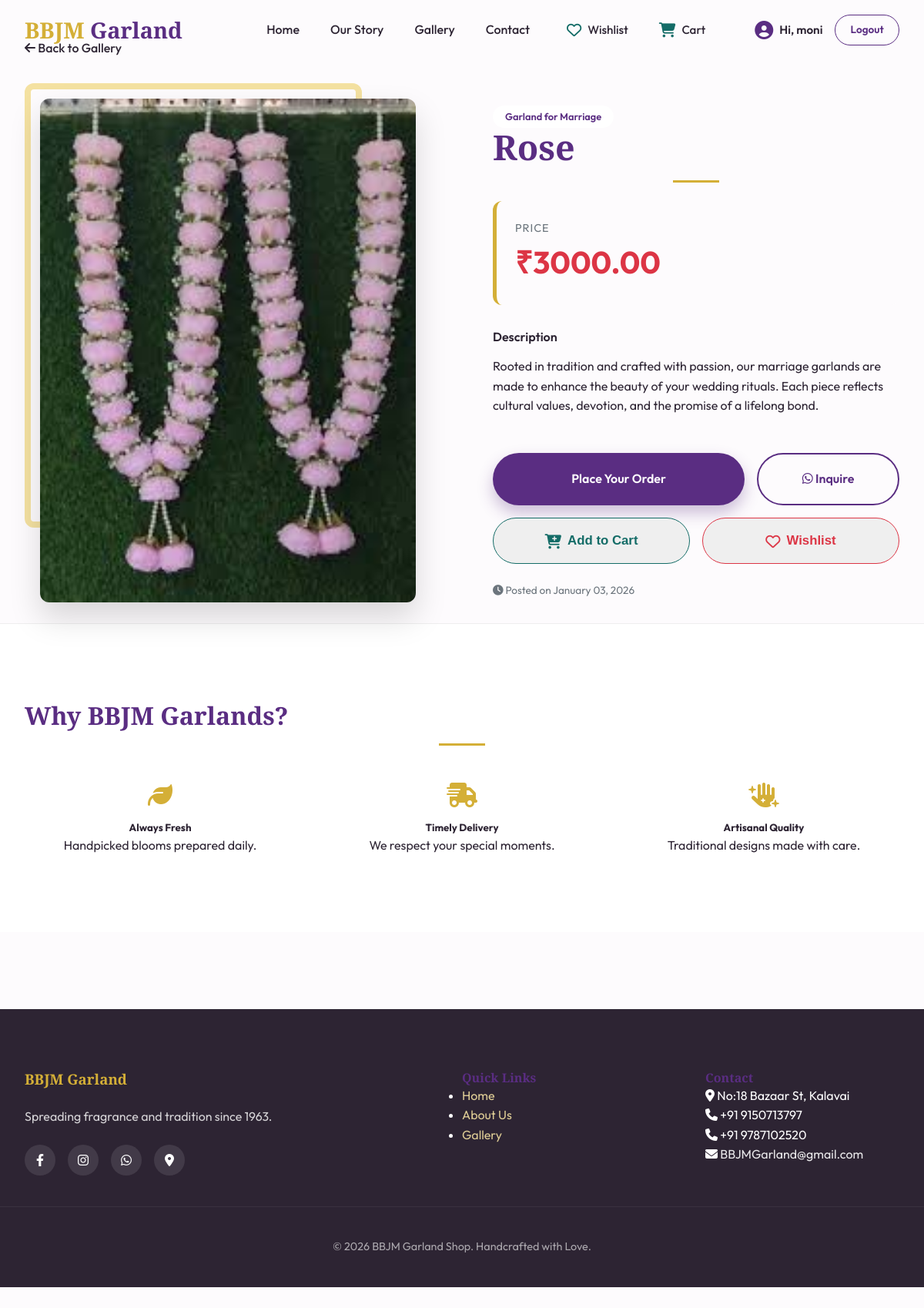
The page /post/7/ (signed in) on the database as committed earlier.
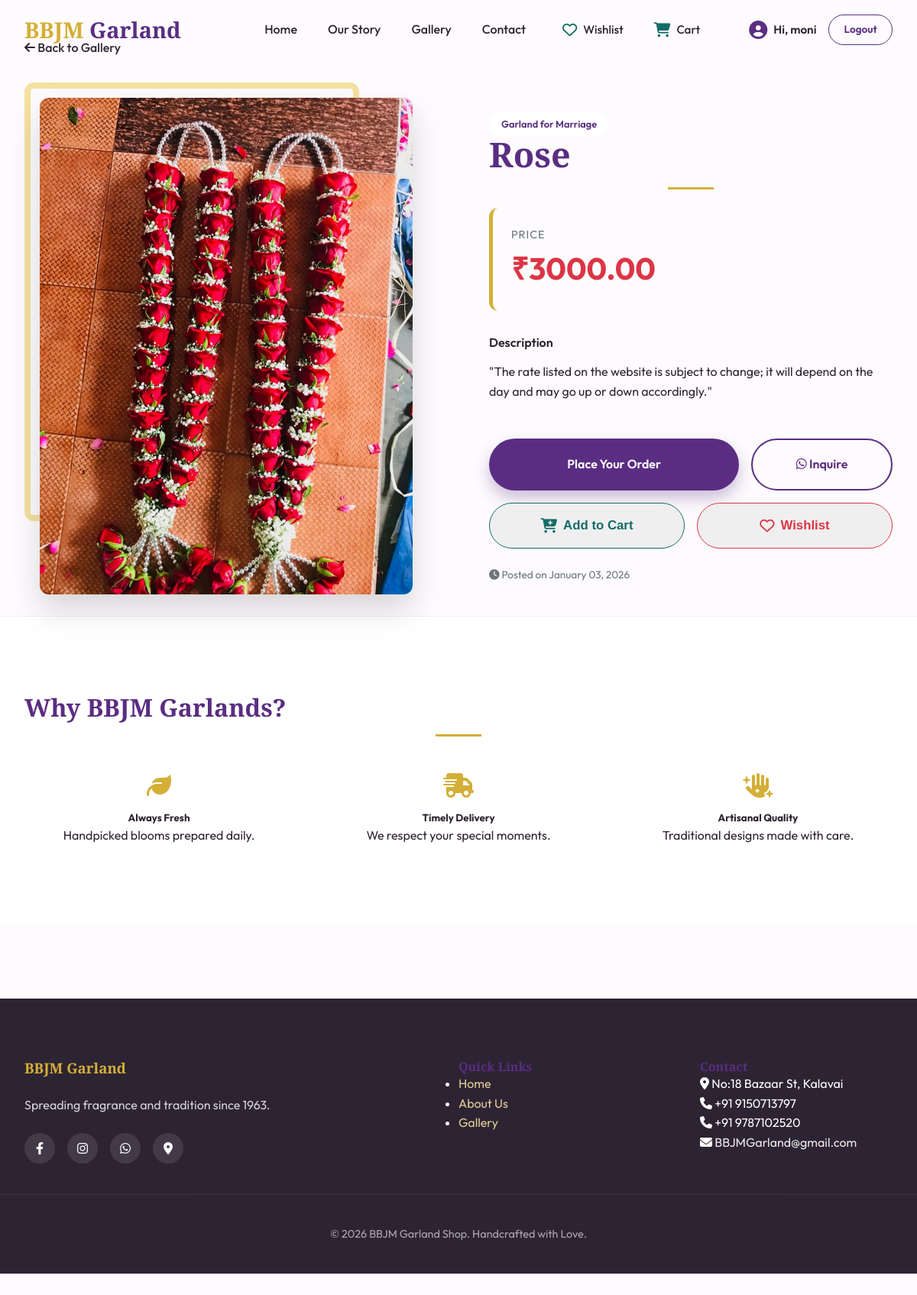
The same page on the database as committed later.
### app/models.py (models this page shows, shortened)
class Post(models.Model):
    CATEGORY_CHOICES = [
        ('garland', 'Garland for Marriage'),
        ('marriage', 'Decoration for Marriage'),
        ('gods', 'Gods Decoration'),
        ('gods_decoration', 'Gods Garland '),
        ('others', 'Others'),
    ]
    title = models.CharField(max_length=200)
    description = models.TextField()
    image = models.ImageField(upload_to='garlands/')
    category = models.CharField(max_length=20, choices=CATEGORY_CHOICES, default='garland')
    price = models.DecimalField(max_digits=10, decimal_places=2, default=0.00)
    created_at = models.DateTimeField(auto_now_add=True)
    def get_category_display_name(self):
        return dict(self.CATEGORY_CHOICES).get(self.category, self.category)

### app/views.py (the view)
# urls.py: path('post/<int:id>/', views.post_detail, name='post_detail'),
@login_required(login_url='login')
def post_detail(request, id):
    post = get_object_or_404(Post, id=id)
    return render(request, 'user_page/post_detail.html', {'post': post})

### app/context_processors.py (called while the page is built)
def user_orders(request):
    if request.user.is_authenticated:
        orders = Order.objects.filter(user=request.user).order_by('-created_at')
        return {'user_orders': orders}
    return {'user_orders': []}

### app/models.py (called while the page is built)
    def get_status_display_color(self):
        status_colors = {
            'pending': '#ffc107',    # Amber/Gold
            'processing': '#007bff', # Royal Blue
            'completed': '#28a745',  # Emerald Green
            'cancelled': '#dc3545',  # Rose Red
        }
        return status_colors.get(self.status, '#6c757d')

    def get_status_display_name(self):
        return dict(self.STATUS_CHOICES).get(self.status, self.status)

### app/templates/user_page/post_detail.html (shortened to what the changed rows need)
{% extends 'base.html' %}
{% load static %}
{% block content %}
<div class="container section-padding" style="margin-top: 50px;">
    <article class="post-detail-container">
        <div class="about-grid">
            <div class="post-image-gallery">
                <div class="about-img-frame">
                    {% if post.image %}
                        <img src="{{ post.image.url }}" alt="{{ post.title }}" class="about-image">
                    {% else %}
                        <img src="https://images.unsplash.com/photo-1526047932273-341f2a7631f9?w=800" alt="Garland Placeholder" class="about-image">
                    {% endif %}
                </div>
            </div>
            <div class="post-content-details">
                <span class="card-badge" style="position: static; margin-bottom: 1rem;">{{ post.get_category_display_name }}</span>
                <h1 class="section-title" style="text-align: left; margin-bottom: 1.5rem;">{{ post.title }}</h1>
                <div class="price-banner" style="background: var(--bg-light); padding: 1.5rem; border-radius: var(--radius-md); border-left: 5px solid var(--accent); margin-bottom: 2rem;">
                    <p style="margin: 0; font-size: 0.9rem; color: var(--text-muted); text-transform: uppercase; letter-spacing: 1px;">Price</p>
                    <p style="margin: 0; font-size: 2.5rem; font-weight: 700; color: var(--secondary);">₹{{ post.price }}</p>
                </div>
                <div class="description-section">
                    <h4 style="margin-bottom: 1rem; font-family: var(--font-body); font-weight: 600; color: var(--text-dark);">Description</h4>
                    <p style="color: var(--text-muted); font-size: 1.1rem; line-height: 1.8;">{{ post.description|linebreaks }}</p>
                </div>
                <div style="margin-top: 3rem; display: flex; flex-direction: column; gap: 1rem;">
                    <div style="display: flex; gap: 1rem;">
                    </div>
                    <div style="display: flex; gap: 1rem;">
                    </div>
                </div>
                <p style="margin-top: 1.5rem; font-size: 0.85rem; color: var(--text-muted);">
                    <i class="fas fa-clock"></i> Posted on {{ post.created_at|date:"F d, Y" }}
                </p>
            </div>
        </div>
    </article>
</div>
<section class="section-padding" style="background: white; border-top: 1px solid #eee;">
    <div class="container">
        <h2 class="section-title" style="font-size: 2rem;">Why BBJM Garlands?</h2>
    </div>
</section>
{% endblock %}

Rows that differ between the two databases and show on the page:
changed Post "Rose": image: a different picture; description "Rooted in tradition and crafted with passion, our marriage garlands are made to enhance the beauty of your wedding rituals. Each piece reflects cultural values, devotion, and the promise of a lifelong bond." → "\"The rate listed on the website is subject to change; it will depend on the day and may go up or down accordingly.\""
